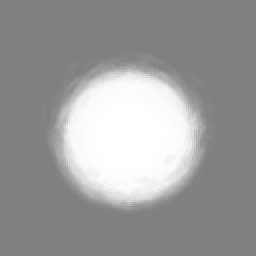
#> input picture simg/fuzzy-synthetic.jpg, 128 x 128 px (shown 2 times larger)
$ python main.py
#> lines starting #> are read from the running program, lines starting #| are printed output that depends on the picture
### Snake.py
import numpy as np
from numpy import linalg
import math
from scipy import ndimage
import matplotlib.pyplot as plt


class Snake:
    def __init__(self, img, points, alpha=0.015, beta=10, gamma=0.001):
        self.img = img
        self.points = points
        self.contour = np.copy(points)
        self.tempContour = np.copy(self.contour)
        self.alpha = alpha
        self.betas = np.full(points.shape[0], beta)
        self.gamma = gamma
        self.Ecurvs = np.zeros(points.shape[0])
        self.Econts = np.zeros(points.shape[0])
        self.EImgs = np.zeros(points.shape[0])
        self.gradient = self.normalizeGradient(self.getGradient())
        self.distMean = 0
        self.Energy = 0
        self.energyCal()

    def getGradient(self):
        grad_x = ndimage.sobel(self.img, axis=0, mode='constant')
        grad_y = ndimage.sobel(self.img, axis=1, mode='constant')
        grad = np.hypot(grad_x, grad_y).astype(np.uint8)
        return grad

    def normalizeGradient(self, g):
        minimum = g.min()
        maximum = g.max()

        for i in range(g.shape[0]):
            for j in range(g.shape[1]):
                g[i][j] = (g[i][j]-minimum)/(minimum-maximum)

        return g

    def getNeighborsMatrix(self, point, nsize=1):
        neighbors = []
        borns = self.img.shape
        for i in range(point[0]-nsize, point[0]+nsize+1):
            for j in range(point[1]-nsize, point[1]+nsize+1):
                if i == point[0] and j == point[1]:
                    continue
                if i >= 0 and i < borns[0]:
                    x = i
                elif i >= borns[0]:
                    continue
                elif i < 0:
                    continue
                if j >= 0 and j < borns[1]:
                    y = j
                elif j >= borns[0]:
                    continue
                elif j < 0:
                    continue
                neighbors.append((x, y))

        return neighbors

    def distance(self, p1, p2):
        return math.sqrt((p1[0]-p2[0])**2 + (p1[1]-p2[1])**2)

    def dMean(self):
        d = 0
        for i in range(len(self.tempContour)-1):
            d += self.distance(self.tempContour[i], self.tempContour[i+1])
        self.distMean = d/len(self.tempContour)

    def eContPerP(self, i):
        return (self.distMean-linalg.norm(self.tempContour[i]-self.tempContour[i-1]))**2

    def eCurvPerP(self, i):
        i_plus_1 = i+1 if i+1 < self.tempContour.shape[0] else 0
        return linalg.norm(self.tempContour[i-1] - 2*self.tempContour[i] + self.tempContour[i_plus_1])**2

    def energyCurv(self):
        for i in range(0, len(self.tempContour)):
            self.Ecurvs[i] = self.betas[i]*self.eCurvPerP(i)

    def energyImgPerP(self, p):
        return (1/(1+self.gradient[p[0]][p[1]]**2))

    def energyImg(self):
        for i in range(len(self.tempContour)):
            p = self.tempContour[i]
            self.EImgs[i] = self.energyImgPerP(p)

    def energyCont(self, updateFrom=0):
        for i in range(updateFrom, len(self.tempContour)):
            self.Econts[i] = self.eContPerP(i)

    def energyCal(self):
        self.calculEnergies()
        self.Energy = self.energySum()

    def energySum(self):
        E = 0
        E += self.alpha * np.sum(self.Econts)
        E += np.sum(self.Ecurvs)
        E -= self.gamma * np.sum(self.EImgs)
        return E

    def calculEnergies(self):
        self.dMean()
        self.energyCont()
        self.energyCurv()
        self.energyImg()

    def showDif(self):
        fig = plt.figure()
        plt.gray()
        ax1 = fig.add_subplot(121)
        ax2 = fig.add_subplot(122)
        cxs, cys = zip(*self.contour.tolist()+[self.contour[0]])
        x, y = zip(*(self.points.tolist()+[self.points[0]]))
        ax1.plot(cxs, cys)
        ax2.plot(x, y)
        ax1.imshow(self.img)
        ax2.imshow(self.img)
        plt.show()

    def run(self, iterations=100, nsize=1):
        it = 0
        while it < iterations:
            it += 1
            print(it)
            self.tempContour = np.copy(self.contour)
            stop = True
            for i in range(0, len(self.tempContour)):
                neighbors = self.getNeighborsMatrix(self.tempContour[i], nsize)
                minimumEnergies = (
                    self.Ecurvs[i], self.EImgs[i], self.Econts[i])

                for n in neighbors:
                    self.tempContour[i] = n
                    self.Ecurvs[i] = self.betas[i] * self.eCurvPerP(i)
                    self.Econts[i] = self.eContPerP(i)
                    self.EImgs[i] = self.energyImgPerP(n)
                    tempEnergy = self.energySum()
                    if(self.Energy > tempEnergy):
                        print("\t", i, "from",
                              self.contour[i], "to", n, "energy", tempEnergy)

                        # move to the new point with the lowest energy
                        self.contour[i] = n
                        self.Energy = tempEnergy

                        minimumEnergies = (
                            self.Ecurvs[i], self.EImgs[i], self.Econts[i])
                        stop = False
                    else:
                        self.Ecurvs[i], self.EImgs[i], self.Econts[i] = minimumEnergies

                # update Energies and mean distance
                self.calculEnergies()

            # set betas to 0 for the maximum Ecurvs point
            self.betas[np.argmax(self.Ecurvs)] = 0

            # no new change to the snake minimum local
            if stop:
                break

### main.py
from Snake import Snake
import numpy as np
import matplotlib.pyplot as plt
import cv2
import math

points = []
for angle in np.linspace(0, 2*np.pi, 15):
    points.append([65 + (50 * math.cos(angle)), 65 + (40 * math.sin(angle))])
points = np.array(points, dtype=int)
img = cv2.imread("simg/fuzzy-synthetic.jpg", 0)
#> img is the input picture: shape (128, 128); min 127, max 255, mean 155.2
f, axarr = plt.subplots(2)
xs, ys = zip(*points)
axarr[0].plot(xs, ys)
axarr[1].plot(xs, ys)
axarr[0].imshow(img)
axarr[1].imshow(np.hypot(*np.gradient(img)))
# standard noise
mean = 0.0
std = 1.0
noisy_img = img + np.random.normal(mean, std, img.shape)
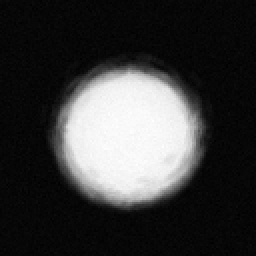
#> noisy_img: shape (128, 128) float64 (shown 2 times larger); min 124.3, max 258.1, mean 155.2; drawn with min black and max white


s = Snake(noisy_img, points, 1, 0.5555, 10)
#> in getGradient, `grad_x = ndimage.sobel(self.img, axis=0, mode='constant')`:
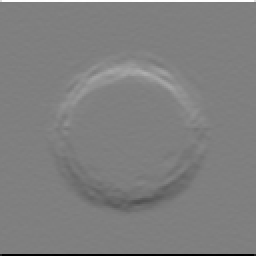
#> grad_x: shape (128, 128) float64 (shown 2 times larger); min -518.7, max 518.5, mean 0; drawn with min black and max white
#> in getGradient, `grad_y = ndimage.sobel(self.img, axis=1, mode='constant')`:
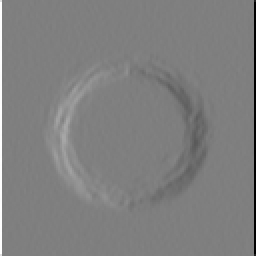
#> grad_y: shape (128, 128) float64 (shown 2 times larger); min -515.9, max 517, mean 0; drawn with min black and max white
#> in getGradient, `grad = np.hypot(grad_x, grad_y).astype(np.uint8)`:
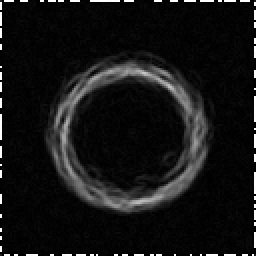
#> grad: shape (128, 128) (shown 2 times larger); min 0, max 255, mean 20.4
#> in normalizeGradient, `minimum = g.min()`: minimum = 0
#> in normalizeGradient, `maximum = g.max()`: maximum = 255
s.run(nsize=4)
#> the loop in run, `while it < iterations:` made 3 passes
s.showDif()
#> in showDif, `plt.show()`:
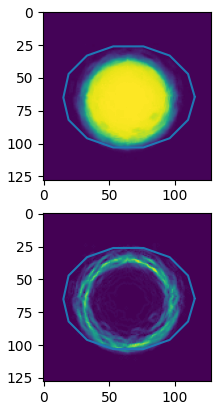
#> figure drawn by matplotlib, 2 panels
#> in showDif, `plt.show()`:
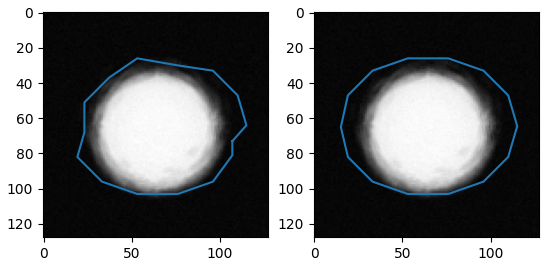
#> figure drawn by matplotlib, 2 panels
